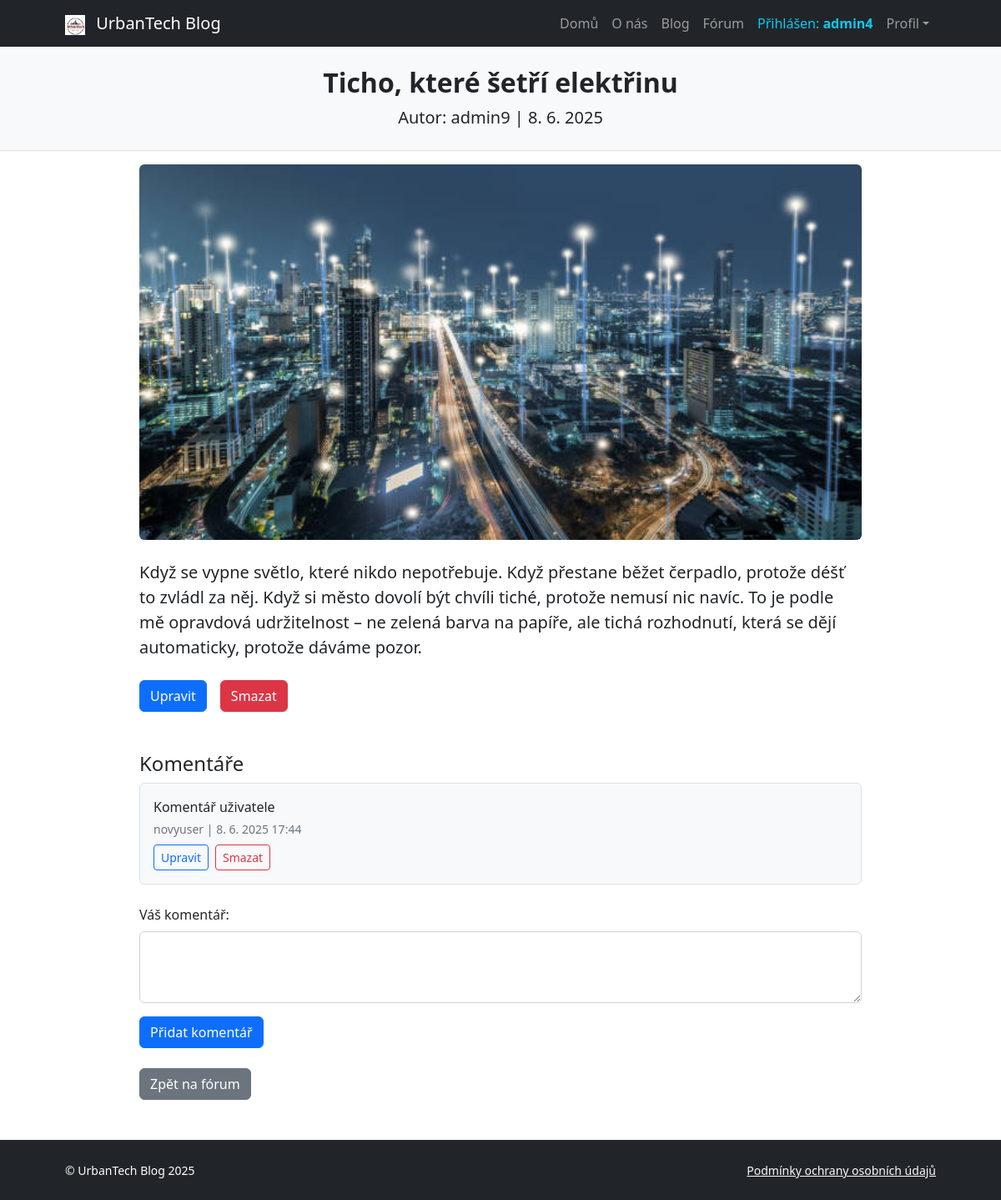
The app's page /Views/post/user_post_detail.php?id=22 (signed in) with its own data.
### tables this page shows
CREATE TABLE `user_posts` (
  `id` int(11) NOT NULL,
  `user_id` int(11) NOT NULL,
  `title` varchar(255) NOT NULL,
  `content` text NOT NULL,
  `image_path` varchar(255) DEFAULT NULL,
  `created_at` datetime DEFAULT current_timestamp()
);

CREATE TABLE `blog_users` (
  `id` int(11) NOT NULL,
  `username` varchar(100) NOT NULL,
  `first_name` varchar(100) DEFAULT NULL,
  `last_name` varchar(100) DEFAULT NULL,
  `email` varchar(255) NOT NULL,
  `password` varchar(255) NOT NULL,
  `role` enum('user','admin') DEFAULT 'user',
  `created_at` timestamp NOT NULL DEFAULT current_timestamp()
);

CREATE TABLE `user_post_comments` (
  `id` int(11) NOT NULL,
  `user_post_id` int(11) NOT NULL,
  `user_id` int(11) NOT NULL,
  `content` text NOT NULL,
  `created_at` datetime DEFAULT current_timestamp()
);

### Models/userPostComment.php (called while the page is built, shortened)
<?php
class UserPostComment
{
    private $pdo;
    public function __construct($pdo)
    {
        $this->pdo = $pdo;
    }
    public function getByPostId($user_post_id)
    {
        $stmt = $this->pdo->prepare("SELECT c.id, c.user_id, c.content, c.created_at, u.username
                                 FROM user_post_comments c
                                 JOIN blog_users u ON c.user_id = u.id
                                 WHERE c.user_post_id = ?
                                 ORDER BY c.created_at DESC");
        $stmt->execute([$user_post_id]);
        return $stmt->fetchAll(PDO::FETCH_ASSOC);
    }
}

### Views/post/user_post_detail.php (the view, shortened to what this page needs)
<?php
require_once '../../Models/database.php';
require_once '../../Models/userPostComment.php';
$postId = (int)$_GET['id'];
try {
    $pdo = (new Database())->getConnection();
    $stmt = $pdo->prepare("SELECT p.*, u.username FROM user_posts p JOIN blog_users u ON p.user_id = u.id WHERE p.id = ?");
    $stmt->execute([$postId]);
    $post = $stmt->fetch(PDO::FETCH_ASSOC);
    $commentModel = new UserPostComment($pdo);
    $comments = $commentModel->getByPostId($postId);
} catch (PDOException $e) {
    die("Chyba: " . $e->getMessage());
}
?>
<!DOCTYPE html>
<html lang="cs">
<head>
    <link href="https://cdn.jsdelivr.net/npm/bootstrap@5.3.0/dist/css/bootstrap.min.css" rel="stylesheet">
    <link href="../../css/styles.css" rel="stylesheet">
</head>
<body class="d-flex flex-column">
    <main class="flex-shrink-0">
        <?php include 'navbar.php'; ?>
        <header class="py-4 bg-light border-bottom mb-3">
            <div class="container px-5">
                <div class="text-center">
                    <h1 class="fw-bolder fs-2 mb-2"><?= htmlspecialchars($post['title']) ?></h1>
                    <p class="lead mb-0">Autor: <?= htmlspecialchars($post['username']) ?> | <?= date('j. n. Y', strtotime($post['created_at'])) ?></p>
                </div>
            </div>
        </header>
        <section class="pb-5">
            <div class="container px-5">
                <div class="row justify-content-center">
                    <div class="col-lg-10">
                        <?php if ($post['image_path']): ?>
                            <img src="../../uploads/<?= htmlspecialchars($post['image_path']) ?>"
                                alt="Obrázek"
                                class="img-fluid rounded mb-4"
                                style="height: 450px; width: 100%; object-fit: cover;">
                        <?php endif; ?>
                        <p class="fs-5"><?= nl2br(htmlspecialchars($post['content'])) ?></p>
                        <?php if (isset($_SESSION['role']) && $_SESSION['role'] === 'admin'): ?>
                            <div class="mt-4 d-flex gap-3">
                                <a href="edit_user_post.php?id=<?= $post['id'] ?>" class="btn btn-primary">Upravit</a>
                                <form method="post" action="../../Controllers/delete_user_post.php" onsubmit="return confirm('Opravdu chceš smazat tento příspěvek?');">
                                    <button type="submit" class="btn btn-danger">Smazat</button>
                                </form>
                            </div>
                        <?php endif; ?>
                        <section class="mt-5">
                            <h4>Komentáře</h4>
                            <?php if (!empty($comments)): ?>
                                <?php foreach ($comments as $comment): ?>
                                    <div class="border p-3 mb-2 rounded bg-light">
                                        <p class="mb-1"><?= htmlspecialchars($comment['content']) ?></p>
                                        <div class="text-muted small">
                                            <?= htmlspecialchars($comment['username']) ?> | <?= date('j. n. Y H:i', strtotime($comment['created_at'])) ?>
                                        </div>
                                        <?php if (isset($_SESSION['user_id']) && ($_SESSION['user_id'] == $comment['user_id'] || $_SESSION['role'] === 'admin')): ?>
                                            <div class="mt-2 d-flex gap-2">
                                                <a href="edit_user_post_comment.php?id=<?= $comment['id'] ?>" class="btn btn-sm btn-outline-primary">Upravit</a>
                                                <form method="post" action="../../Controllers/delete_user_post_comment.php" class="d-inline" onsubmit="return confirm('Opravdu chcete smazat tento komentář?');">
                                                    <button type="submit" class="btn btn-sm btn-outline-danger">Smazat</button>
                                                </form>
                                            </div>
                                        <?php endif; ?>
                                    </div>
                                <?php endforeach; ?>
                            <?php else: ?>
                                <p class="text-muted">Zatím žádné komentáře.</p>
                            <?php endif; ?>
                        </section>
                        <?php if (isset($_SESSION['user_id'])): ?>
                            <section class="mt-4">
                                <form action="../../Controllers/add_comment_user_post.php" method="post">
                                    <div class="mb-3">
                                        <label for="commentContent" class="form-label">Váš komentář:</label>
                                        <textarea name="content" id="commentContent" class="form-control" rows="3" required></textarea>
                                    </div>
                                    <button type="submit" class="btn btn-primary">Přidat komentář</button>
                                </form>
                            </section>
                        <?php else: ?>
                            <p class="mt-4"><a href="../auth/login.php">Přihlaste se</a>, abyste mohli přidat komentář.</p>
                        <?php endif; ?>
                        <a href="user_post.php" class="btn btn-secondary mt-4">Zpět na fórum</a>
                    </div>
                </div>
            </div>
        </section>
    </main>
    <?php include 'footer.php'; ?>
</body>
</html>

### records on screen
user_posts: title "Ticho, které šetří elektřinu", user.username "admin9", created_at "8. 6. 2025", image_path (picture), content "Když se vypne světlo, které nikdo nepotřebuje. Když přestane běžet čerpadlo, protože déšť to zvládl za něj. Když si město dovolí být chvíli tiché, protože nemusí nic navíc. To je podle mě opravdová udržitelnost – ne zelená barva na papíře, ale tichá rozhodnutí, která se dějí automaticky, protože dáváme pozor."
user_post_comments: content "Komentář uživatele", user.username "novyuser", created_at "8. 6. 2025 17:44"

### other values on screen
$_SESSION['username'] "admin4"
